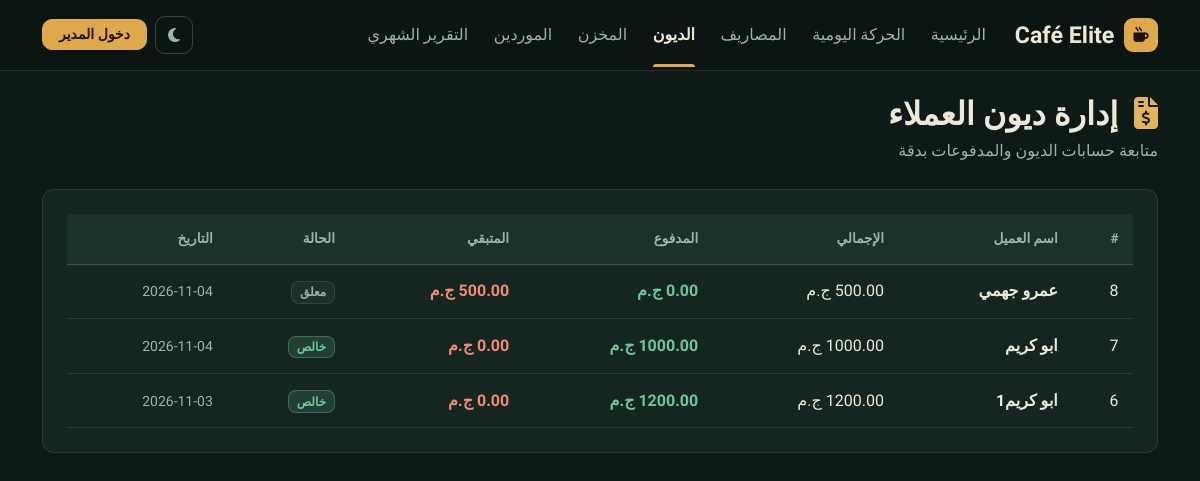
Screenshot of /debts.php with the database file from the repository.
### tables this page shows
CREATE TABLE `customer_debts` (
  `id` int(11) NOT NULL,
  `customer_name` varchar(100) NOT NULL,
  `total_amount` decimal(10,2) NOT NULL,
  `paid_amount` decimal(10,2) DEFAULT 0.00,
  `remaining_amount` decimal(10,2) NOT NULL,
  `description` text DEFAULT NULL,
  `date` date NOT NULL,
  `status` enum('سداد جزئي','معلق','خالص') DEFAULT 'معلق',
  `created_at` timestamp NOT NULL DEFAULT current_timestamp()
);

### debts.php (the view, shortened to what this page needs)
<?php
include 'db.php';
$result = $conn->query("SELECT * FROM customer_debts ORDER BY id DESC");
include 'header.php';
?>
<div class="d-flex justify-content-between align-items-center mb-4">
    <div>
        <h2 class="fw-bold text-white mb-1"><i class="fa-solid fa-file-invoice-dollar text-warning me-2"></i> إدارة ديون العملاء</h2>
        <p class="text-muted mb-0">متابعة حسابات الديون والمدفوعات بدقة</p>
    </div>
</div>
<div class="card p-4">
    <div class="table-responsive">
        <table class="table table-hover align-middle mb-0">
            <thead class="table-dark">
                <tr>
                    <th>#</th>
                    <th>اسم العميل</th>
                    <th>الإجمالي</th>
                    <th>المدفوع</th>
                    <th>المتبقي</th>
                    <th>الحالة</th>
                    <th>التاريخ</th>
                </tr>
            </thead>
            <tbody>
                <?php while($row = $result->fetch_assoc()): ?>
                <tr>
                    <td><?php echo $row['id']; ?></td>
                    <td class="fw-bold text-white"><?php echo htmlspecialchars($row['customer_name']); ?></td>
                    <td><?php echo $row['total_amount']; ?> ج.م</td>
                    <td class="text-success fw-bold"><?php echo $row['paid_amount']; ?> ج.م</td>
                    <td class="text-danger fw-bold"><?php echo $row['remaining_amount']; ?> ج.م</td>
                    <td>
                        <span class="badge bg-<?php echo ($row['status'] == 'خالص') ? 'success text-dark' : (($row['status'] == 'سداد جزئي') ? 'warning text-dark' : 'secondary'); ?>">
                            <?php echo $row['status']; ?>
                        </span>
                    </td>
                    <td><span class="text-muted small"><?php echo $row['date']; ?></span></td>
                </tr>
                <?php endwhile; ?>
            </tbody>
        </table>
    </div>
</div>
<?php include 'footer.php'; ?>

### style.css (style rules this page uses)
:root { --font-body: 'IBM Plex Sans Arabic', 'Cairo', system-ui, sans-serif; --font-display: 'El Messiri', 'Cairo', serif; --radius: 12px; }
[data-theme="dark"] { color-scheme: dark; --bg: #0e1a16; --bg-nav: #0b1612; --panel: #152620; --panel-2: #1c3129; --line: rgba(238, 232, 214, .10); --line-strong: rgba(238, 232, 214, .20); --ink: #eee8d6; --muted: #9fb2a7; --accent: #dfa94b; --accent-on: #1b1405; --accent-hover: #ebbb67; --accent-text: #e3b25a; --ok: #6cc79a; --bad: #f08a76; --info: #86bfd1; --inv-bg: #1c3129; --inv-ink: #eee8d6; --inv-muted: #9fb2a7; }
[data-theme] { --bs-body-bg: var(--bg); --bs-body-color: var(--ink); --bs-body-font-family: var(--font-body); --bs-heading-color: var(--ink); --bs-secondary-color: var(--muted); --bs-border-color: var(--line); --bs-link-color: var(--accent-text); --bs-link-hover-color: var(--accent-text); }
body { font-family: var(--font-body); background: var(--bg); color: var(--ink); line-height: 1.75; min-height: 100vh; margin: 0; padding-bottom: 48px; font-variant-numeric: tabular-nums; }
h1, h2, h3, h4 { font-family: var(--font-display); font-weight: 700; letter-spacing: 0; }
.text-muted { color: var(--muted) !important; }
[data-theme] .text-white:not(.btn):not(.badge) { color: var(--bs-body-color) !important; }
[data-theme] .text-primary, [data-theme] .text-warning { color: var(--accent-text) !important; }
[data-theme] .text-success { color: var(--ok) !important; }
[data-theme] .text-danger { color: var(--bad) !important; }
.card { background: var(--panel) !important; color: var(--ink) !important; border: 1px solid var(--line) !important; border-radius: var(--radius); box-shadow: none !important; margin-bottom: 1.25rem; }
.table { --bs-table-color: var(--ink); --bs-table-bg: transparent; --bs-table-border-color: var(--line); --bs-table-hover-bg: color-mix(in srgb, var(--ink) 5%, transparent); --bs-table-hover-color: var(--ink); --bs-table-striped-bg: color-mix(in srgb, var(--ink) 3%, transparent); vertical-align: middle; color: var(--ink) !important; }
.table > :not(caption) > * > * { padding: .8rem .9rem; }
.table-dark, .table-secondary { --bs-table-bg: var(--panel-2); --bs-table-color: var(--muted); --bs-table-border-color: var(--line-strong); }
thead.table-dark th, .table-dark th { font-size: .85rem; font-weight: 600; color: var(--muted) !important; border-bottom: 1px solid var(--line-strong); }
.badge { font-weight: 600; border-radius: 8px; }
.badge.bg-secondary { background: var(--panel-2) !important; color: var(--muted) !important; border: 1px solid var(--line); }
.badge.bg-success { background: color-mix(in srgb, var(--ok) 16%, transparent) !important; color: var(--ok) !important; border: 1px solid color-mix(in srgb, var(--ok) 35%, transparent); }

### rows the page displays
customer_debts: id "8", customer_name "عمرو جهمي", total_amount "500.00", paid_amount "0.00", remaining_amount "500.00", status "معلق", date "2026-11-04"
customer_debts: id "7", customer_name "ابو كريم", total_amount "1000.00", paid_amount "1000.00", remaining_amount "0.00", status "خالص", date "2026-11-04"
customer_debts: id "6", customer_name "ابو كريم1", total_amount "1200.00", paid_amount "1200.00", remaining_amount "0.00", status "خالص", date "2026-11-03"

### other values shown
$cafe_name "Café Elite"
$label "الرئيسية"
$label "الحركة اليومية"
$label "المصاريف"
$label "الديون"
$label "المخزن"
$label "الموردين"
$label "التقرير الشهري"
